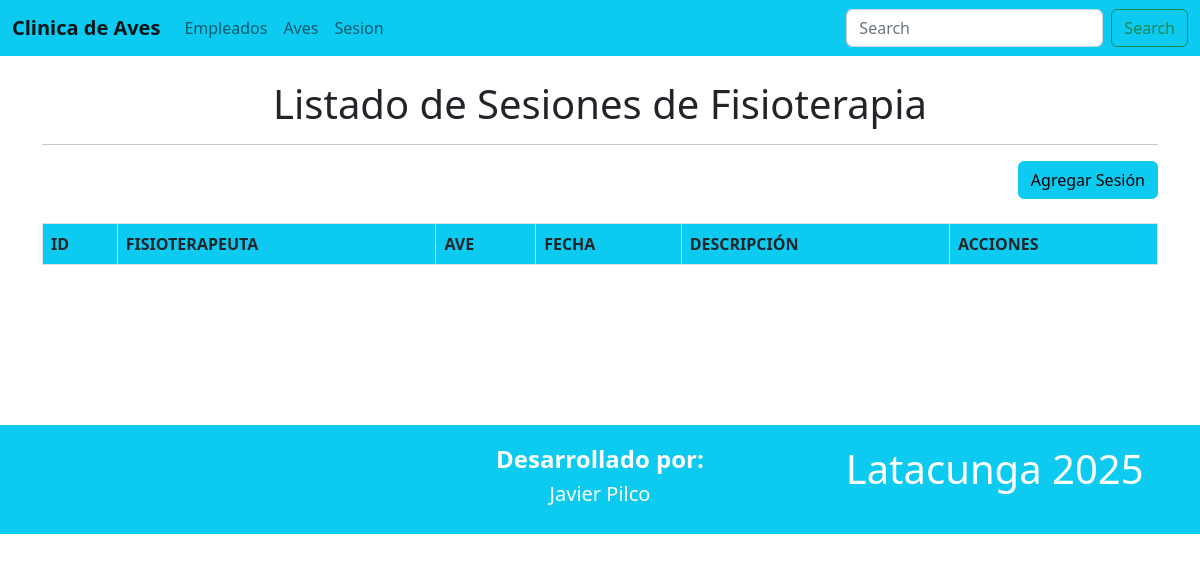
The page /sesiones on the database as committed earlier.
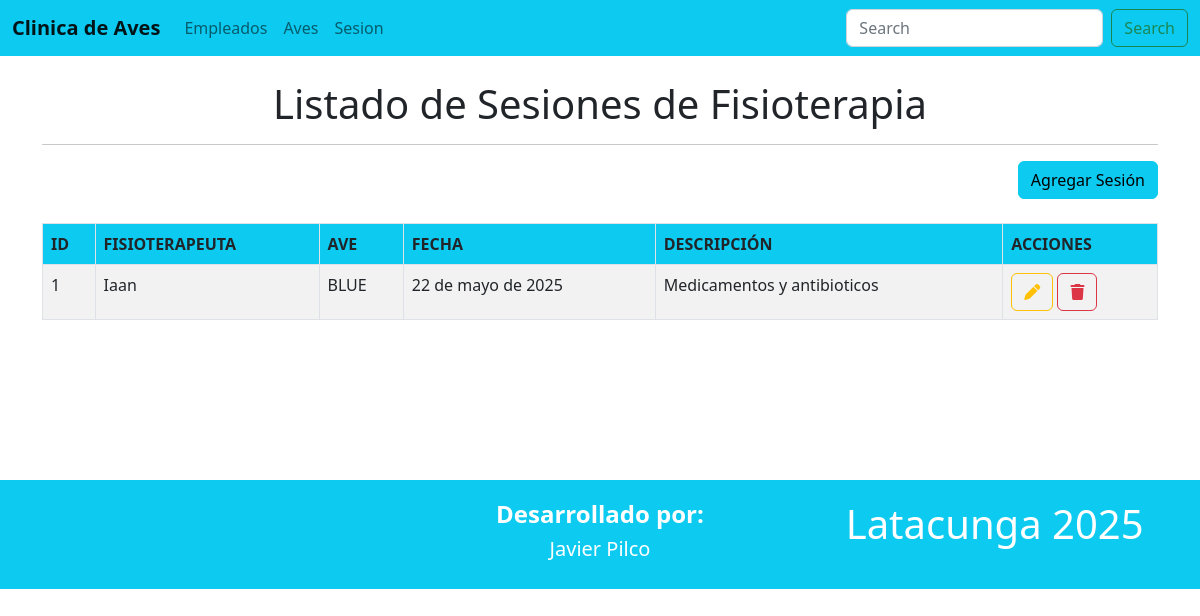
The same page on the database as committed later.
### Aplicaciones/Modulo/models.py (models this page shows, shortened)
class SesionFisioterapia(models.Model):
    fisioterapeuta = models.ForeignKey(Empleado, on_delete=models.CASCADE)
    ave = models.ForeignKey(AveDePresa, on_delete=models.CASCADE)
    fecha_sesion = models.DateField()
    descripcion = models.TextField()

class Empleado(models.Model):
    identificacion = models.CharField(max_length=20, unique=True)
    nombre = models.CharField(max_length=100)
    edad = models.IntegerField()
    titulo = models.CharField(max_length=100)
    especialidad = models.CharField(max_length=50, default='Fisioterapeuta Aviar')

class AveDePresa(models.Model):
    nombre = models.CharField(max_length=100)
    especie = models.CharField(max_length=50)
    fecha_ingreso = models.DateField()
    observaciones = models.TextField(blank=True)

### Aplicaciones/Modulo/views.py (the view)
# urls.py: path('sesiones', views.inicioSesiones),
def inicioSesiones(request):
    sesiones = SesionFisioterapia.objects.all()
    return render(request, "inicioSesiones.html", {'sesiones': sesiones})

### Aplicaciones/Modulo/templates/inicioSesiones.html (shortened to what this page needs)
{% extends './plantilla.html' %}
{% block contenido %}
<br>
<h1 class="text-center">Listado de Sesiones de Fisioterapia</h1>
<hr>
<div class="row">
    <div class="text-end">
        <a href="nuevaSesion" class="btn btn-info text-right">
            Agregar Sesión
        </a>
    </div>
</div>
<br>
<table class="table table-bordered table-striped table-hover">
    <thead>
        <tr class="bg-info">
            <th>ID</th>
            <th>FISIOTERAPEUTA</th>
            <th>AVE</th>
            <th>FECHA</th>
            <th>DESCRIPCIÓN</th>
            <th>ACCIONES</th>
        </tr>
    </thead>
    <tbody>
        {% for sesion in sesiones %}
            <tr>
                <td>{{ sesion.id }}</td>
                <td>{{ sesion.fisioterapeuta.nombre }}</td>
                <td>{{ sesion.ave.nombre }}</td>
                <td>{{ sesion.fecha_sesion }}</td>
                <td>{{ sesion.descripcion }}</td>
                <td>
                    <a href="editarSesion/{{ sesion.id }}" class="btn btn-outline-warning">
                        <i class="fa fa-pen"></i>
                    </a>
                    <a href="#"
                        data-id="{{ sesion.id }}"
                        class="btn btn-outline-danger btnEliminar">
                        <i class="fa fa-trash"></i>
                    </a>
                </td>
            </tr>
        {% endfor %}
    </tbody>
</table>
<br><br><br><br><br><br>
{% endblock %}

Rows that differ between the two databases and show on the page:
added SesionFisioterapia: id "1", fisioterapeuta.nombre "Iaan", ave.nombre "BLUE", fecha_sesion "22 de mayo de 2025", descripcion "Medicamentos y antibioticos"
